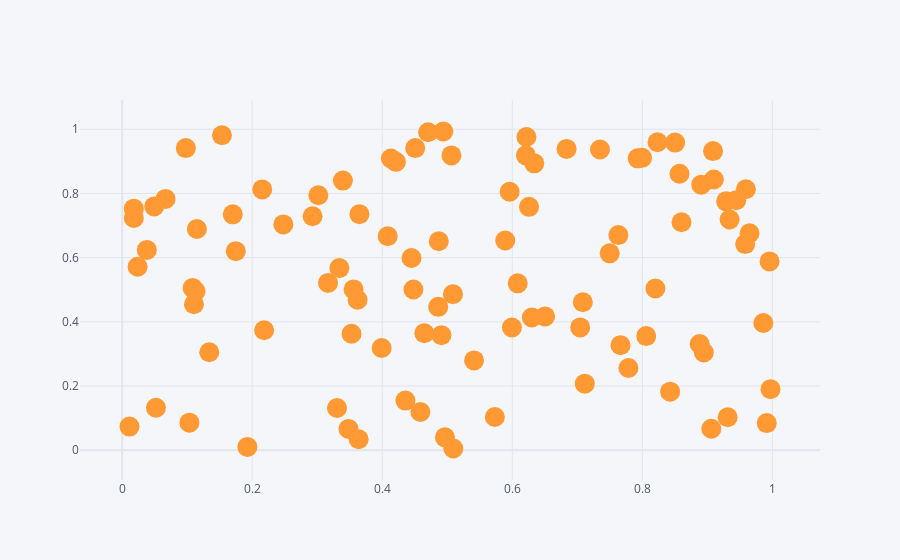

The notebook cell saved with this chart:
### Code cell
df.iplot(kind='scatter', x='A', y='B', mode='markers+text', size=20)
